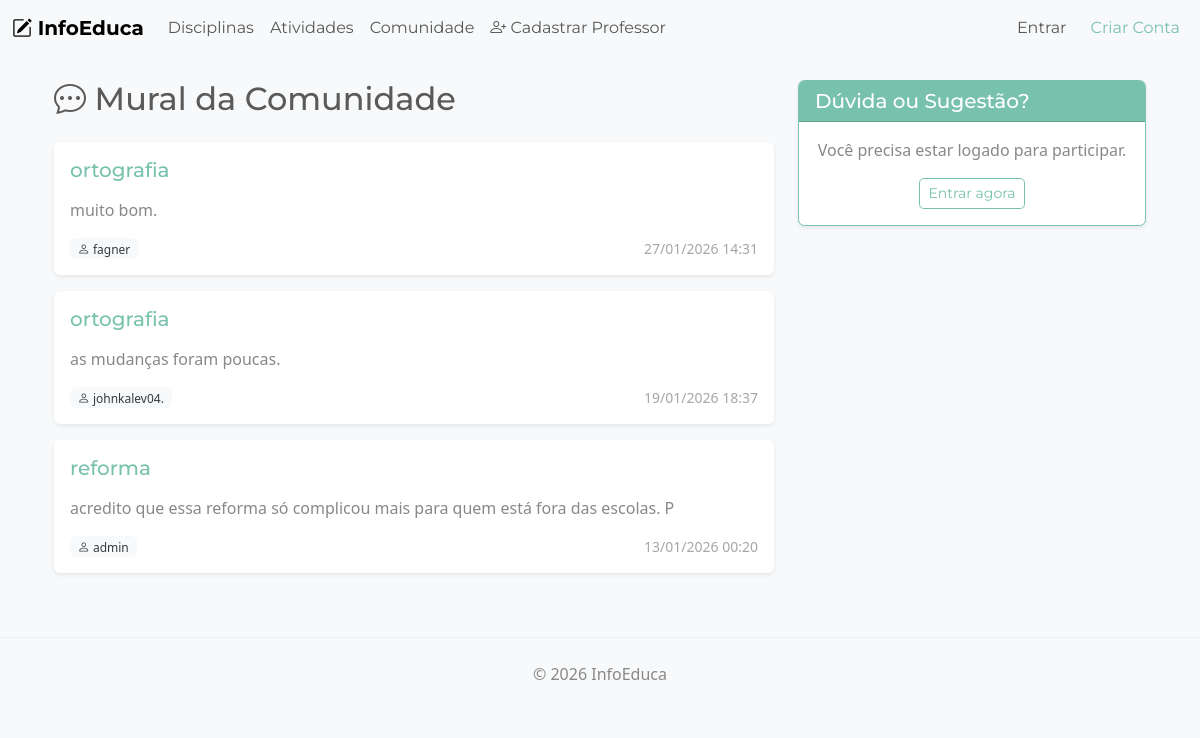
The page /comunidade/ on the database its author committed.
### apps/comunidade/models.py (models this page shows, shortened)
class Topico(models.Model):
    titulo = models.CharField(max_length=200, verbose_name="Título do Tópico")
    autor = models.ForeignKey(User, on_delete=models.CASCADE)
    mensagem = models.TextField()
    data_criacao = models.DateTimeField(auto_now_add=True)
    class Meta:
        verbose_name = "Tópico da Comunidade"
        verbose_name_plural = "Tópicos da Comunidade"

### apps/comunidade/views.py (the view, shortened to what this page needs)
# urls.py: path('', views.mural_comunidade, name='mural'),
def mural_comunidade(request):
    topicos = Topico.objects.all().order_by('-data_criacao')
    return render(request, 'comunidade/mural.html', {'topicos': topicos})

### templates/comunidade/mural.html
{% extends "base.html" %}
{% block content %}
<div class="container mt-4">
    <div class="row">
        <div class="col-md-8">
            <h2 class="mb-4"><i class="bi bi-chat-dots"></i> Mural da Comunidade</h2>
            {% for topico in topicos %}
            <div class="card mb-3 shadow-sm border-0">
                <div class="card-body">
                    <h5 class="card-title text-primary">{{ topico.titulo }}</h5>
                    <p class="card-text text-secondary">{{ topico.mensagem|linebreaks }}</p>
                    <div class="d-flex justify-content-between align-items-center mt-3">
                        <span class="badge bg-light text-dark fw-normal">
                            <i class="bi bi-person"></i> {{ topico.autor.username }}
                        </span>
                        <small class="text-muted">{{ topico.data_criacao|date:"d/m/Y H:i" }}</small>
                    </div>
                </div>
            </div>
            {% empty %}
            <div class="alert alert-info">Ainda não há tópicos. Comece uma conversa!</div>
            {% endfor %}
        </div>
        <div class="col-md-4">
            <div class="card shadow-sm border-primary">
                <div class="card-header bg-primary text-white">
                    <h5 class="mb-0">Dúvida ou Sugestão?</h5>
                </div>
                <div class="card-body">
                    {% if user.is_authenticated %}
                    <form method="POST">
                        {% csrf_token %}
                        <div class="mb-3">
                            <label class="form-label small fw-bold">Título curto</label>
                            <input type="text" name="titulo" class="form-control" placeholder="Ex: Dúvida sobre Crase" required>
                        </div>
                        <div class="mb-3">
                            <label class="form-label small fw-bold">Sua mensagem</label>
                            <textarea name="mensagem" class="form-control" rows="4" placeholder="Descreva o que você está pensando..." required></textarea>
                        </div>
                        <button type="submit" class="btn btn-primary w-100">Publicar no Mural</button>
                    </form>
                    {% else %}
                    <div class="text-center">
                        <p>Você precisa estar logado para participar.</p>
                        <a href="{% url 'login' %}" class="btn btn-outline-primary btn-sm">Entrar agora</a>
                    </div>
                    {% endif %}
                </div>
            </div>
        </div>
    </div>
</div>
{% endblock %}

### static/css/style.css (style rules this page uses)
body { background-color: #f8f9fa; }

### rows shown on the page
Topico: titulo "ortografia", mensagem "muito bom.", autor.username "fagner", data_criacao "27/01/2026 14:31"
Topico: titulo "ortografia", mensagem "as mudanças foram poucas.", autor.username "johnkalev04.", data_criacao "19/01/2026 18:37"
Topico: titulo "reforma", mensagem "acredito que essa reforma só complicou mais para quem está fora das escolas. P", autor.username "admin", data_criacao "13/01/2026 00:20"
